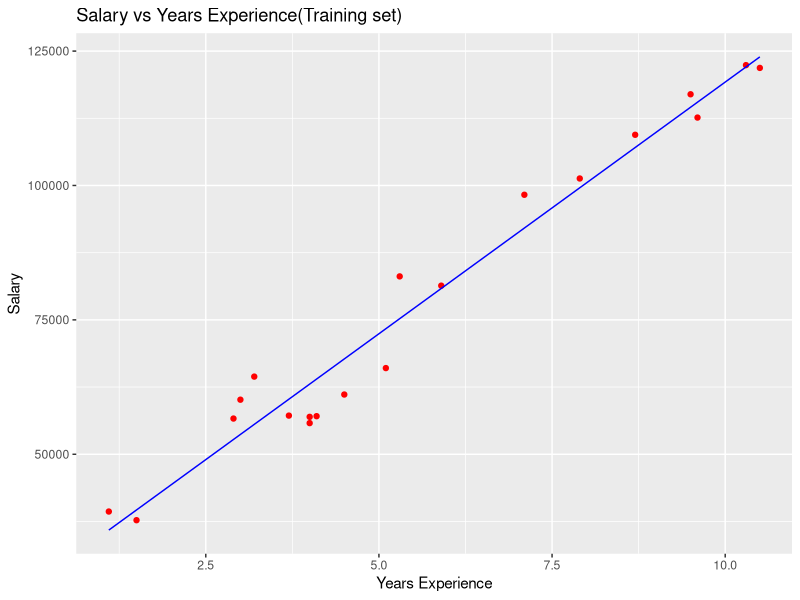
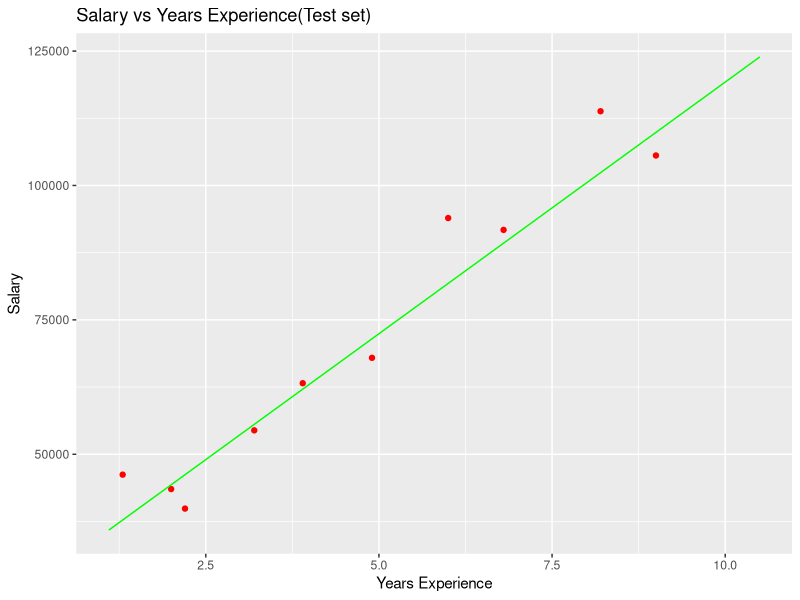

Generate these figures, in order, with R:
#Simple Linear Regression
#ISC 215
#Joshua Meritt

#install.packages("caTools", repos = "http://cran.us.r-project.org")
install.packages("ggplot2", repos = "http://cran.us.r-project.org")

dataset = read.csv('Salary_Data.csv')

library(caTools)
set.seed(123)
split = sample.split(dataset$Salary, SplitRatio = 2/3)

training_set = subset(dataset, split == TRUE)
test_set = subset(dataset, split == FALSE)

#Linear regression
regressor = lm(formula = Salary ~ YearsExperienceInField, data = training_set)
library(ggplot2)

y_predictions = predict(regressor, newdata = test_set)

#Visualize the training set
ggplot()+
  geom_point(aes(x = training_set$YearsExperienceInField, y = training_set$Salary),
             colour = 'red') + 
  geom_line(aes(x = training_set$YearsExperienceInField, y = predict
              (regressor, newdata = training_set)), 
              colour = 'blue') + 
  ggtitle('Salary vs Years Experience(Training set)') +
    xlab('Years Experience') + 
    ylab('Salary')

ggplot()+
  geom_point(aes(x = test_set$YearsExperienceInField, y = test_set$Salary),
             colour = 'red') + 
  geom_line(aes(x = training_set$YearsExperienceInField, y = predict
                (regressor, newdata = training_set)), 
            colour = 'green') + 
  ggtitle('Salary vs Years Experience(Test set)') +
  xlab('Years Experience') + 
  ylab('Salary')
